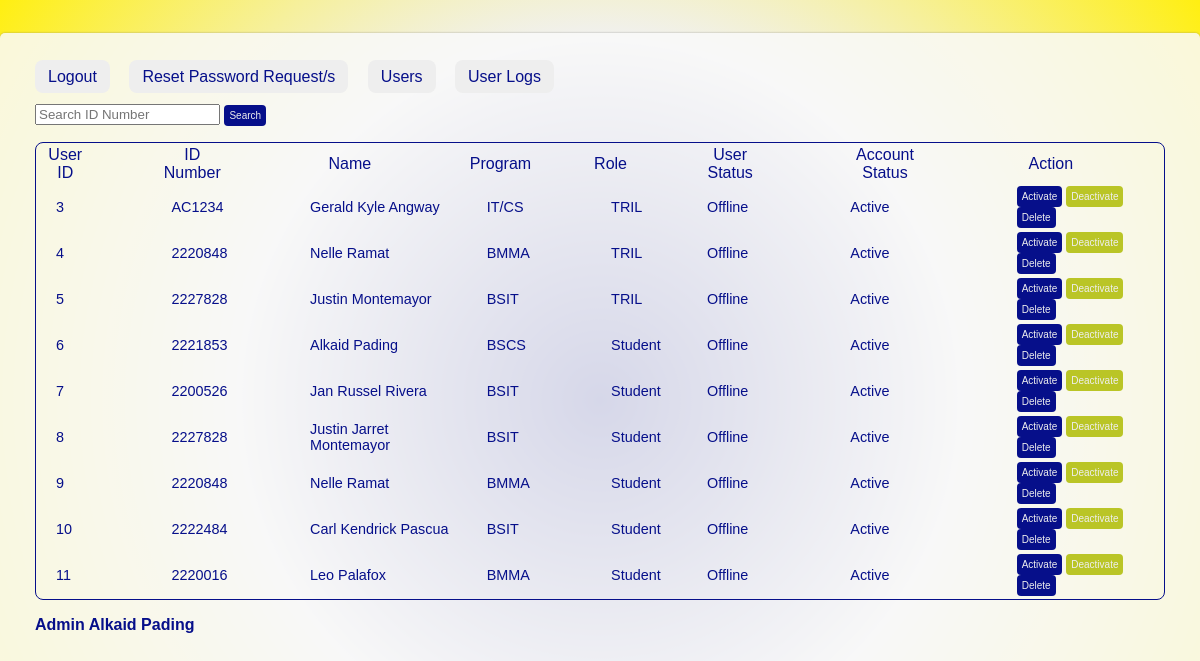
Screenshot of /admin_module/admin_viewusers.php (signed in) with the database file from the repository.
### tables this page shows
CREATE TABLE IF NOT EXISTS `accounts` (
  `UserID` int NOT NULL,
  `Password` varchar(80) NOT NULL,
  `Password_Status` int DEFAULT NULL,
  `Account_Status` varchar(12) DEFAULT NULL,
  `User_Status` varchar(8) NOT NULL,
  KEY `user_acc` (`UserID`)
);

CREATE TABLE IF NOT EXISTS `users` (
  `UserID` int NOT NULL AUTO_INCREMENT,
  `IDNum` varchar(10) NOT NULL,
  `FirstName` varchar(100) NOT NULL,
  `LastName` varchar(100) NOT NULL,
  `Program` varchar(6) DEFAULT NULL,
  `Role` varchar(10) NOT NULL,
  PRIMARY KEY (`UserID`)
);

### admin_module/admin_viewusers.php (the view, shortened to what this page needs)
<link rel="stylesheet" href="../css/view.css">
<div class="box-container">
<div class="logout">
<a href='../otherpages/logout.php'>Logout</a>
</div>
<div class="reset">
<a href='admin.php'>Reset Password Request/s</a>
</div>
<div class="users">
<a href='admin_viewusers.php'>Users</a>
</div>
<div class="logs">
<a href=admin_userlogs.php>User Logs</a>
</div>
    <br><br>
<div class="table">
<div class="search">
    <form method="get" action="admin_viewusers.php">
        <input type="text" id="idNumber" name="idNumber" placeholder="Search ID Number">
        <button type="submit">Search</button>
    </form>
</div>
<table>
    <thead>
        <tr>
            <th>User ID</th>
            <th>ID Number</th>
            <th>Name</th>
            <th>Program</th>
            <th>Role</th>
            <th>User Status</th>
            <th>Account Status</th>
            <th>Action</th>
        </tr>
    </thead>
    <tbody>
        <?php
        require('../database/db.php');
        $userID = isset($_SESSION['userID']) ? $_SESSION['userID'] : null;
        $name = "";
        if ($userID !== null) {
            $sqlUser = "SELECT CONCAT(FirstName, ' ', LastName) AS FullName, Role FROM users WHERE UserID = ?";
            $stmtUser = $db->prepare($sqlUser);
            $stmtUser->bind_param("i", $userID);
            $stmtUser->execute();
            $resultUser = $stmtUser->get_result();
            if ($rowUser = $resultUser->fetch_assoc()) {
                $name = $rowUser['FullName'];
            }
        }
        $sql = "SELECT u.UserID, u.IDNum, CONCAT(u.FirstName, ' ', u.LastName) AS Name, u.Program,
            u.Role, a.User_Status, a.Account_Status FROM users u JOIN accounts a ON u.UserID = a.UserID
            WHERE u.Role NOT IN ('Admin', 'admin')";
        $result = mysqli_query($db, $sql);
        while ($row = mysqli_fetch_assoc($result)) {
            $activateButtonDisabled = ($row['Account_Status'] === 'Deactivated') ? 'disabled' : '';
            $deactivateButtonDisabled = ($row['Account_Status'] === 'Active') ? 'disabled' : '';
            echo "<tr>
                    <td>" . htmlspecialchars($row['UserID']) . "</td>
                    <td>" . htmlspecialchars($row['IDNum']) . "</td>
                    <td>" . htmlspecialchars($row['Name']) . "</td>
                    <td>" . htmlspecialchars($row['Program']) . "</td>
                    <td>" . htmlspecialchars($row['Role']) . "</td>
                    <td>" . htmlspecialchars($row['User_Status']) . "</td>
                    <td>" . htmlspecialchars($row['Account_Status']) . "</td>
                    <td>
                        <button $deactivateButtonDisabled onclick='showActivatePopup(\"{$row['UserID']}\")'>Activate</button>
                        <button $activateButtonDisabled onclick='showDeactivatePopup(\"{$row['UserID']}\")' style='background-color: #bac526;'>Deactivate</button>
                        <button onclick='showPopup(\"{$row['UserID']}\")'>Delete</button>
                    </td>
            </tr>";
        }
        ?>
    </tbody>
</table>
<p><strong>Admin <?php echo htmlspecialchars($name);  ?></strong></p>
</div>

### css/view.css (style rules this page uses)
.box-container { background-color: #fafafada; width: 120%; max-width: 1250px; height: 83vh; padding: 35px; border-radius: 5px; box-shadow: 0 0 2px rgba(116, 116, 116, 0.678); }
.logout, .reset, .users, .logs { display: inline-block; margin-right: 15px; }
.logout a { background-color: #eeeeee; color: #060f8a; text-decoration: none; padding: 8px 13px 8px 13px; border-radius: 8px; font-weight: 450; }
.reset a { background-color: #eeeeee; color: #060f8a; text-decoration: none; padding: 8px 13px 8px 13px; border-radius: 8px; font-weight: 450; }
.users a { background-color: #eeeeee; color: #060f8a; text-decoration: none; padding: 8px 13px 8px 13px; border-radius: 8px; font-weight: 450; }
.logs a { background-color: #eeeeee; color: #060f8a; text-decoration: none; padding: 8px 13px 8px 13px; border-radius: 8px; font-weight: 450; }
.table table { border: 1px solid #060f8a; border-radius: 8px; }
.table th { color: #060f8a; font-weight: 450; padding-right: 60px; }
td { color: #060f8a; padding-left: 18px; font-size: 14.4px; }
button { background-color: #060f8a; border: none; color: #eeeeee; padding: 5px; border-radius: 4px; font-family: 'Poppins', sans-serif; font-size: 10px; }
p { color: #060f8a; }

### rows the page displays
accounts: UserID.UserID "3", UserID.IDNum "AC1234", Name "Gerald Kyle Angway", UserID.Program "IT/CS", UserID.Role "TRIL", User_Status "Offline", Account_Status "Active"
accounts: UserID.UserID "4", UserID.IDNum "2220848", Name "Nelle Ramat", UserID.Program "BMMA", UserID.Role "TRIL", User_Status "Offline", Account_Status "Active"
accounts: UserID.UserID "5", UserID.IDNum "2227828", Name "Justin Montemayor", UserID.Program "BSIT", UserID.Role "TRIL", User_Status "Offline", Account_Status "Active"
accounts: UserID.UserID "6", UserID.IDNum "2221853", Name "Alkaid Pading", UserID.Program "BSCS", UserID.Role "Student", User_Status "Offline", Account_Status "Active"
accounts: UserID.UserID "7", UserID.IDNum "2200526", Name "Jan Russel Rivera", UserID.Program "BSIT", UserID.Role "Student", User_Status "Offline", Account_Status "Active"
accounts: UserID.UserID "8", UserID.IDNum "2227828", Name "Justin Jarret Montemayor", UserID.Program "BSIT", UserID.Role "Student", User_Status "Offline", Account_Status "Active"
accounts: UserID.UserID "9", UserID.IDNum "2220848", Name "Nelle Ramat", UserID.Program "BMMA", UserID.Role "Student", User_Status "Offline", Account_Status "Active"
accounts: UserID.UserID "10", UserID.IDNum "2222484", Name "Carl Kendrick Pascua", UserID.Program "BSIT", UserID.Role "Student", User_Status "Offline", Account_Status "Active"
accounts: UserID.UserID "11", UserID.IDNum "2220016", Name "Leo Palafox", UserID.Program "BMMA", UserID.Role "Student", User_Status "Offline", Account_Status "Active"

### other values shown
$name "Alkaid Pading"
